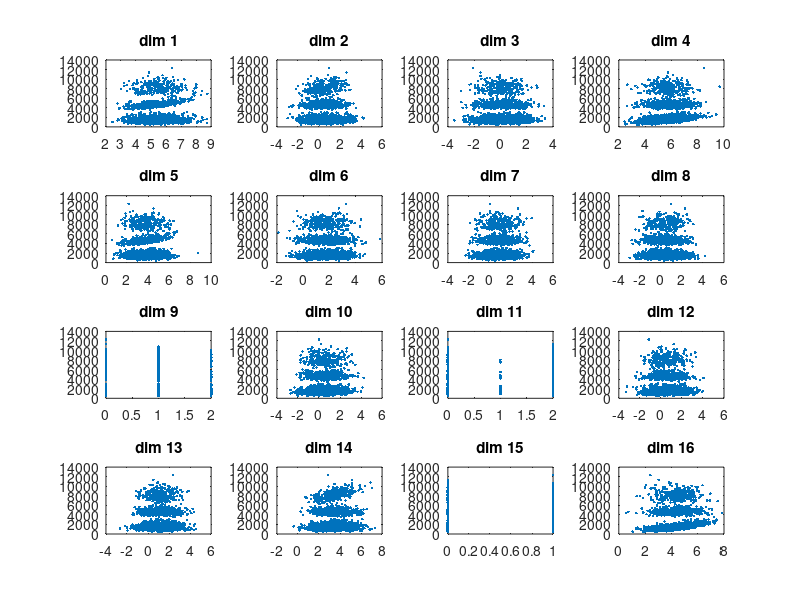
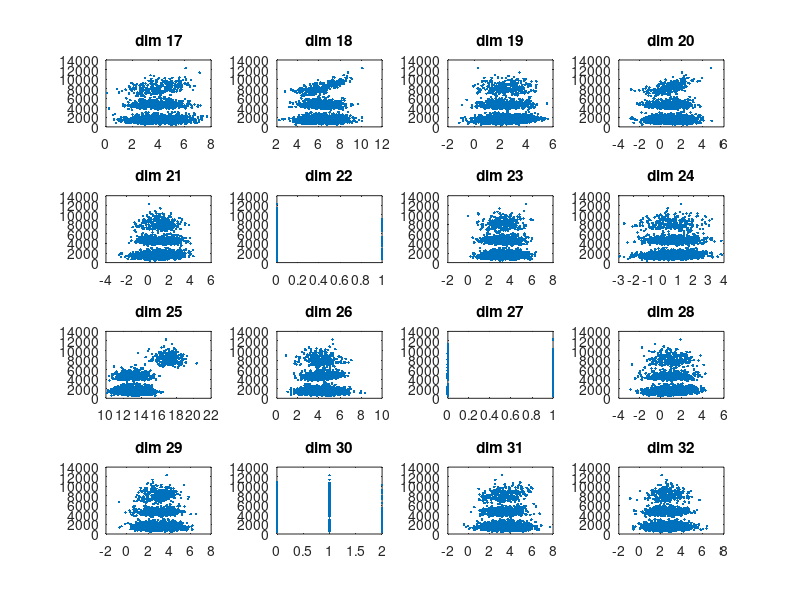

The MATLAB script that drew these images, in order: (Note: a time limit stopped this script after it produced the figures.)
% Load data
load('HaNoi_classification.mat');
load('HaNoi_regression.mat');

% Display all plots
nbDim = size(X_train, 2);
plotDim = [4, 4];
plotPerFig = (plotDim(1)*plotDim(2));
nbFig = ceil(size(X_train, 2) / plotPerFig);

assert(nbDim < nbFig * plotPerFig);

for figNo = 0:(nbFig - 1)
    figure('Name', ['raw data, ' num2str(figNo + 1) ' of ' num2str(nbFig)]);

    for subplotNo = 1:plotPerFig
        plotNo = figNo * plotPerFig + subplotNo;
        
        if plotNo <= nbDim
            subplot(plotDim(1), plotDim(2), subplotNo);

            plot(X_train(:, plotNo), y_train, '.');
            title(['dim ' num2str(plotNo)]);
        end
    end
end

figure('Name', 'histogram of data');
hist(y_train, 100);
xlabel('y');
ylabel('occurrences');
title('histogram of training data');


% Display interesting plots
groupA = [25, 62]; % Features with big impacts on output
groupB = [9, 11, 15, 22, 27, 30, 38, 40, 44, 47, 56, 61]; % Discrete features
